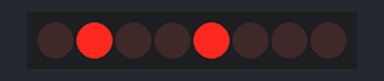
This sketch was run on a simulated ESP8266 (NodeMCU). Shown: 8 shift-register outputs drawn as a row of LEDs (first output left, lit = HIGH). Wiring (inferred from the names in the program): shift register (74HC595): data D1; shift clock D5; latch D2. Wiring (inferred from the signals the program sends): row of LEDs: on Q0, Q1, Q2, Q3, Q4, Q5, Q6, Q7.

Above: at 0.5 s.
At 2.5 s:
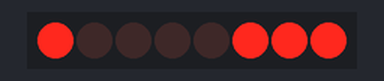
At 4.0 s:
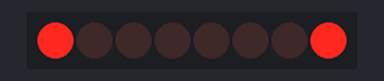
At 5.5 s:
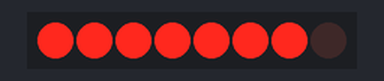
At 7.5 s:
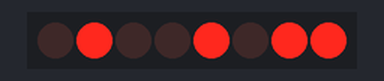
At 11.5 s:
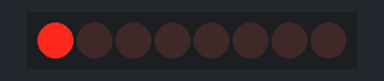
Timing chart, 0 to 13.0 s (numbered marks = the images above):
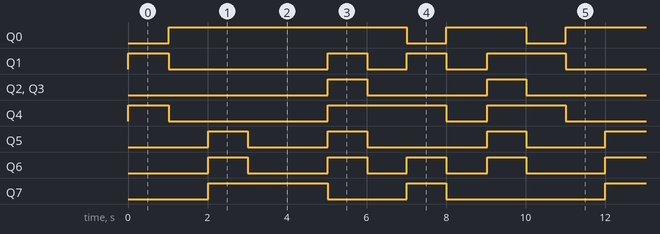

Measured:
- by itself, Q0: repeats every 10.0 s: LOW 0.99 s, HIGH 2.0 s, LOW 0.99 s, HIGH 6.0 s
- by itself, Q1: repeats every 10.0 s: LOW 4.0 s, HIGH 0.99 s, LOW 0.99 s, HIGH 0.99 s, LOW 1.0 s, HIGH 2.0 s
- by itself, Q2, Q3: repeats every 10.0 s: LOW 3.0 s, HIGH 0.99 s, LOW 5.0 s, HIGH 1.0 s
- by itself, Q4: repeats every 10.0 s: LOW 4.0 s, HIGH 3.0 s, LOW 1.0 s, HIGH 2.0 s
- by itself, Q5: repeats every 10.0 s: LOW 2.0 s, HIGH 0.99 s, LOW 3.0 s, HIGH 0.99 s, LOW 2.0 s, HIGH 1.0 s
- by itself, Q6: repeats every 10.0 s: LOW 2.0 s, HIGH 0.99 s, LOW 0.99 s, HIGH 0.99 s, LOW 1.0 s, HIGH 0.99 s, LOW 2.0 s, HIGH 1.0 s
- by itself, Q7: repeats every 10.0 s: LOW 2.0 s, HIGH 0.99 s, LOW 4.0 s, HIGH 3.0 s

The sketch:

Neutrino_Milestone_4.ino
```cpp
//Including the Ticker Liblary
#include <Ticker.h>

#define dataPin D1
#define latchPin D2
#define clk D5
#define rst D6

//Creating TIcker Object
Ticker counter;

int count = 9;

void counter_func(){
  --count;
  if(count == -1) count = 9;
}

void setup() {
  pinMode(latchPin,OUTPUT);
  pinMode(clk,OUTPUT);
  pinMode(dataPin,OUTPUT);
  pinMode(rst,OUTPUT);
  digitalWrite(rst,1);
  counter.attach(1,counter_func);   //Serves as a 1Hz clock
}

//Function to update the Shift Register
void updateLED(byte inp){
  digitalWrite(latchPin,LOW);
  shiftOut(dataPin,clk,MSBFIRST,inp);
  digitalWrite(latchPin,HIGH);
}

void loop(){
  switch (count){
    case 9: updateLED(0b10000000);  //9
            updateLED(0b11100111);
            updateLED(0b00100001);
            updateLED(0b11101101);
            break;

    case 8: updateLED(0b11110111);  //8
            updateLED(0b01101011);
            updateLED(0b10011101);
            updateLED(0b11111110);
            break;

    case 7: updateLED(0b11110111);  //7
            updateLED(0b01001011);
            updateLED(0b00101101);
            updateLED(0b00011110);
            break;

    case 6: updateLED(0b00010000);  //6
            updateLED(0b01111011);
            updateLED(0b01011101);
            updateLED(0b01111110);
            break;

    case 5: updateLED(0b11110111);  //5
            updateLED(0b00111011);
            updateLED(0b01001101);
            updateLED(0b01111110);
            break;

    case 4: updateLED(0b00010011);  //4
            updateLED(0b11111011);
            updateLED(0b10000000);
            break;

    case 3: updateLED(0b11110111);  //3
            updateLED(0b01101011);
            updateLED(0b11001101);
            updateLED(0b11101110);
            break;

    case 2: updateLED(0b11110111);  //2
            updateLED(0b11111110);
            updateLED(0b01001011);
            updateLED(0b00101101);
            break;

    case 1: updateLED(0b01000000);  //1
            updateLED(0b00101010);
            updateLED(0b11111110);
            break;

    case 0: updateLED(0b11110111);  //0
            updateLED(0b11111110);
            updateLED(0b00010000);
            updateLED(0b10000000);
            break;
  }
}
```
